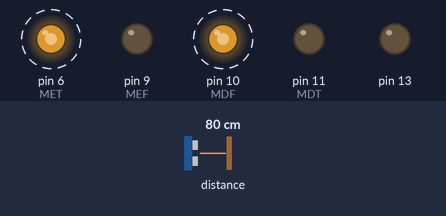
A sketch run on a simulated Arduino Uno, built with avr-gcc and run on an emulated ATmega328P. Parts: output pins drawn as LEDs (lit = HIGH). Dashed ring = blinking. The test bench sets the inputs (shaded band); at power-on: distance to the obstacle 80 cm. What the sketch prints to the serial monitor is not drawn.

Above: at 0.05 s.
Timing chart, 0 to 3.0 s (numbered marks = the images above):
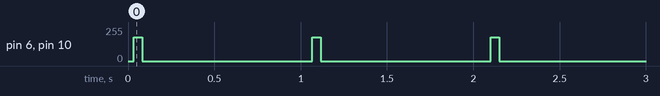

Measured:
- by itself, pin 6 (MET), pin 10 (MDF): alternates 180/255 for 0.05 s and 0/255 for 0.98 s

The sketch:

SLAM1.ino
```cpp
#include <SoftwareSerial.h>
#include "Adafruit_VL53L0X.h"

Adafruit_VL53L0X lox = Adafruit_VL53L0X();

#define MDF 10
#define MDT 11
#define MEF 9
#define MET 6

SoftwareSerial mySerial(2, 3); // RX, TX

int pMDF, pMDT, pMEF, pMET;

int flag_ang = 0;
int fv_ang = 0;
int i_ang = 0;
int v_ant_ang = 0;

int ang;
int x = 2;

int setpoint_ang = 180;
int erro_ang = 0;
float Kp_ang = 2.5; //4.5;
float Ki_ang = 0.05;//0.0075;//;


int setpoint_dist = 200;
int erro_dist;
float Kp_dist = 0;
float Ki_dist = 0;

int f = 0.75;

int controle_ang() {

  /////////////////////////////////////// calculo da integral /////////////////////////////////////////////

  if (flag_ang == 1000) {
    i_ang = i_ang - v_ant_ang;
    v_ant_ang = erro_ang;
    flag_ang--;
  } else {
    flag_ang++;
  }

  i_ang = i_ang + erro_ang;


  ////////////////////////////////////////////////////////////////////////////////////////////////////////


  float Ukp = Kp_ang * erro_ang;
  float Uki = Ki_ang * i_ang;

  //Serial.print("Uki: " + (String)Uki + " ");

  if (Uki > 255) {
    Uki = 255;
  }

  if (Uki < -255) {
    Uki = -255;
  }

  int Uang = Ukp + Uki;

  if (Uang > 255) {
    Uang = 255;
  }

  if (Uang < -255) {
    Uang = -255;
  }

  return Uang;
}

int Atuadores(int pot, int uang) {

  uang = uang * f;

  if (pot > 255) {
    pot = 255;
  }

  if (pot < -255) {
    pot = -255;
  }


  if ((pot >= 0) && (uang >= 0)) {
    analogWrite(MDF, pot);
    analogWrite(MDT, uang);
    analogWrite(MEF, pot + uang);
    analogWrite(MET, 0);
  }

  if ((pot >= 0) && (uang < 0)) {
    analogWrite(MDF, pot + (uang * -1));
    analogWrite(MDT, 0);
    analogWrite(MEF, pot);
    analogWrite(MET, uang * -1);
  }

  if ((pot < 0) && (uang < 0)) {
    analogWrite(MDF, uang * -1);
    analogWrite(MDT, pot * -1);
    analogWrite(MEF, 0);
    analogWrite(MET, (pot * -1) + uang);
  }

  if ((pot < 0) && (uang >= 0)) {
    analogWrite(MDF, 0);
    analogWrite(MDT, (pot * -1) + uang);
    analogWrite(MEF, uang);
    analogWrite(MET, pot * -1);
  }

}

int count = 0;

void setup() {


  pinMode(MDF, OUTPUT);
  pinMode(MDT, OUTPUT);
  pinMode(MEF, OUTPUT);
  pinMode(MET, OUTPUT);
  pinMode(13, OUTPUT);

  Serial.begin(57600);
  while (!Serial) {
    ;
  }
  mySerial.begin(9600);

  if (!lox.begin()) {
    digitalWrite(13, 1);
    while (1);
  }
  digitalWrite(13, 0);

  //ang = setpoint_ang;


}

void loop() {

  count++;
  if (mySerial.available()) {
    ang = mySerial.parseInt();
  }

  VL53L0X_RangingMeasurementData_t measure;
  lox.rangingTest(&measure, false);

  if (measure.RangeStatus != 4) {
    int distancia = measure.RangeMilliMeter;
    Serial.println("{\"d\":" + (String)distancia + ",\"a\":" + (String)ang + "}");
  }


  analogWrite(MDF, 180);
  analogWrite(MDT, 0);
  analogWrite(MEF, 0);
  analogWrite(MET, 180);

  delay(50);

  analogWrite(MDF, 0);
  analogWrite(MDT, 0);
  analogWrite(MEF, 0);
  analogWrite(MET, 0);

  delay(950);


}
```
